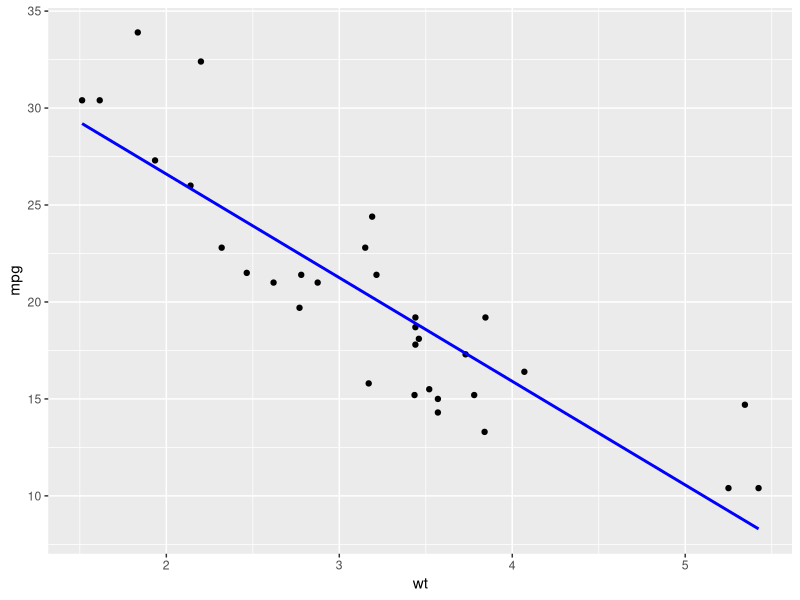

This figure's R source:
# Load necessary libraries
library(ggplot2)
library(xts)
library(rstudioapi)

# Set the working directory to the folder where the current R script is located
setwd(dirname(getActiveDocumentContext()$path))


# Perform regression
model <- lm(mpg ~ wt, data=mtcars)

# Print the regression model summary
summary(model)

# Plot the data and regression line
ggplot(mtcars, aes(x=wt, y=mpg)) + 
  geom_point() +
  geom_smooth(method="lm", se=FALSE, color="blue")


# Perform ANOVA on the regression model
anova_result <- anova(model)

# Print the results
print(anova_result)
